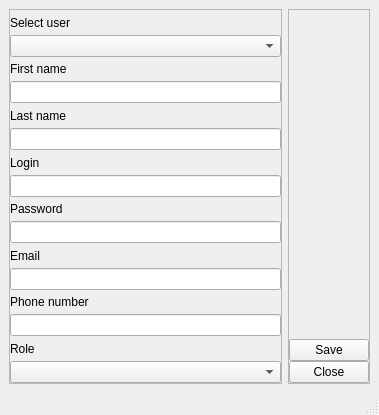
<?xml version="1.0" encoding="UTF-8"?>
<ui version="4.0">
 <class>EditUserWindow</class>
 <widget class="QMainWindow" name="EditUserWindow">
  <property name="geometry">
   <rect>
    <x>0</x>
    <y>0</y>
    <width>379</width>
    <height>415</height>
   </rect>
  </property>
  <property name="windowTitle">
   <string>Editing user</string>
  </property>
  <widget class="QWidget" name="centralwidget">
   <layout class="QHBoxLayout" name="horizontalLayout">
    <item>
     <widget class="QFrame" name="frame">
      <property name="frameShape">
       <enum>QFrame::StyledPanel</enum>
      </property>
      <property name="frameShadow">
       <enum>QFrame::Raised</enum>
      </property>
      <layout class="QVBoxLayout" name="verticalLayout">
       <property name="spacing">
        <number>0</number>
       </property>
       <property name="leftMargin">
        <number>0</number>
       </property>
       <property name="topMargin">
        <number>0</number>
       </property>
       <property name="rightMargin">
        <number>0</number>
       </property>
       <property name="bottomMargin">
        <number>0</number>
       </property>
       <item>
        <widget class="QLabel" name="usr_lbl">
         <property name="text">
          <string>Select user</string>
         </property>
        </widget>
       </item>
       <item>
        <widget class="QComboBox" name="usr_cbx"/>
       </item>
       <item>
        <widget class="QLabel" name="fname_lbl">
         <property name="text">
          <string>First name</string>
         </property>
        </widget>
       </item>
       <item>
        <widget class="QLineEdit" name="fname_leddit"/>
       </item>
       <item>
        <widget class="QLabel" name="lname_lbl">
         <property name="text">
          <string>Last name</string>
         </property>
        </widget>
       </item>
       <item>
        <widget class="QLineEdit" name="lname_leddit"/>
       </item>
       <item>
        <widget class="QLabel" name="login_lbl">
         <property name="text">
          <string>Login</string>
         </property>
        </widget>
       </item>
       <item>
        <widget class="QLineEdit" name="login_leddit"/>
       </item>
       <item>
        <widget class="QLabel" name="pswd_lbl">
         <property name="text">
          <string>Password</string>
         </property>
        </widget>
       </item>
       <item>
        <widget class="QLineEdit" name="pswd_leddit"/>
       </item>
       <item>
        <widget class="QLabel" name="email_lbl">
         <property name="text">
          <string>Email</string>
         </property>
        </widget>
       </item>
       <item>
        <widget class="QLineEdit" name="email_leddit"/>
       </item>
       <item>
        <widget class="QLabel" name="phone_lbl">
         <property name="text">
          <string>Phone number</string>
         </property>
        </widget>
       </item>
       <item>
        <widget class="QLineEdit" name="phone_leddit"/>
       </item>
       <item>
        <widget class="QLabel" name="setRole_lbl">
         <property name="text">
          <string>Role</string>
         </property>
        </widget>
       </item>
       <item>
        <widget class="QComboBox" name="role_cbx"/>
       </item>
      </layout>
     </widget>
    </item>
    <item>
     <widget class="QFrame" name="frame_2">
      <property name="frameShape">
       <enum>QFrame::StyledPanel</enum>
      </property>
      <property name="frameShadow">
       <enum>QFrame::Raised</enum>
      </property>
      <layout class="QVBoxLayout" name="verticalLayout_2">
       <property name="spacing">
        <number>0</number>
       </property>
       <property name="leftMargin">
        <number>0</number>
       </property>
       <property name="topMargin">
        <number>0</number>
       </property>
       <property name="rightMargin">
        <number>0</number>
       </property>
       <property name="bottomMargin">
        <number>0</number>
       </property>
       <item>
        <spacer name="verticalSpacer_2">
         <property name="orientation">
          <enum>Qt::Vertical</enum>
         </property>
         <property name="sizeHint" stdset="0">
          <size>
           <width>20</width>
           <height>40</height>
          </size>
         </property>
        </spacer>
       </item>
       <item>
        <spacer name="verticalSpacer">
         <property name="orientation">
          <enum>Qt::Vertical</enum>
         </property>
         <property name="sizeHint" stdset="0">
          <size>
           <width>20</width>
           <height>40</height>
          </size>
         </property>
        </spacer>
       </item>
       <item>
        <widget class="QPushButton" name="save_btn">
         <property name="text">
          <string>Save</string>
         </property>
        </widget>
       </item>
       <item>
        <widget class="QPushButton" name="canc_btn">
         <property name="text">
          <string>Close</string>
         </property>
        </widget>
       </item>
      </layout>
     </widget>
    </item>
   </layout>
  </widget>
  <widget class="QMenuBar" name="menubar">
   <property name="geometry">
    <rect>
     <x>0</x>
     <y>0</y>
     <width>379</width>
     <height>22</height>
    </rect>
   </property>
  </widget>
  <widget class="QStatusBar" name="statusbar"/>
 </widget>
 <resources/>
 <connections/>
</ui>
